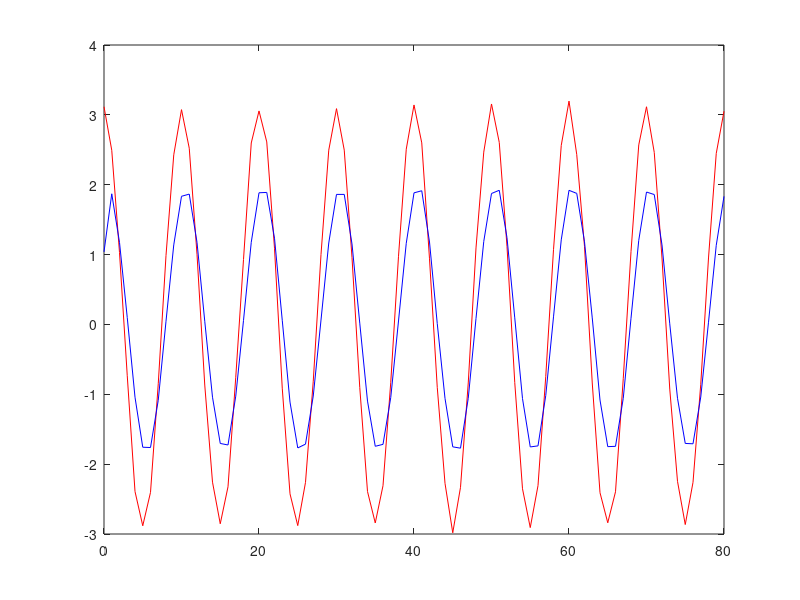

Source code (MATLAB):
clear all, close all

n=0:80;
ruido= 0.2*rand(1,length(n));
xr= 3*cos(0.2*pi*n) + ruido;

a= [1];
b=[1/3 1/3];
yr=filter(b,a,xr);
figure(1)
plot(n, xr,'r', n, yr,'b')